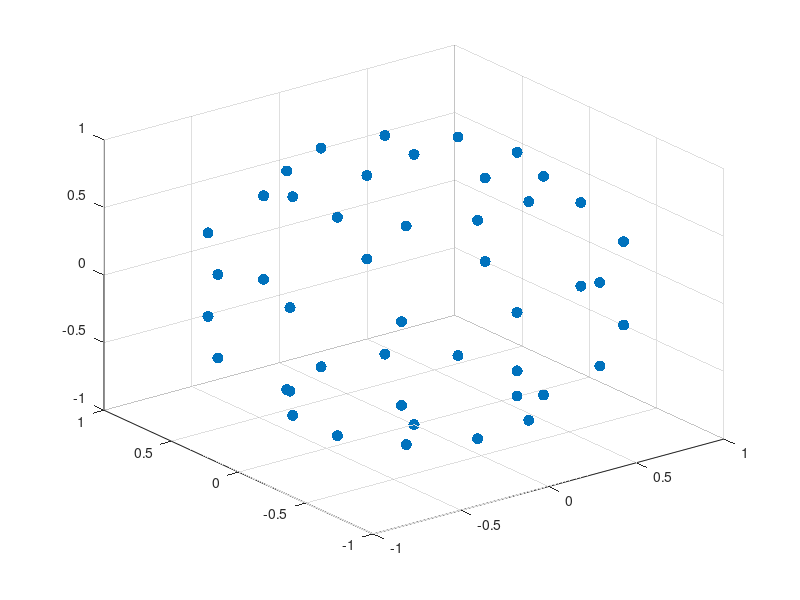

Source code (MATLAB):
function test_points_distribution
        global N; N = 6^2 * 4; # N=k * k * 4, k - some integer
        plot_points();
end

function gm = gamma1(theta, phi)
        gm = [sin(theta)*cos(phi); sin(theta)*sin(phi); cos(theta)];
end

function gm = gamma2(theta, phi)
        gm = 0.5 * [sin(theta)*cos(phi); sin(theta)*sin(phi); cos(theta)];
end


function src_pnts = get_source_points()
        global N;

        count = sqrt(N / 4);
        ii = 1;
        for theta = linspace(0, pi, count)
                for phi = linspace(0, 2 * pi, 2 * count)
                        src_pnts(:, ii) = 2 * gamma1(theta, phi);
                        src_pnts(:, ii + N / 2) = 0.8 * gamma2(theta, phi);
                        ii += 1;
                end
        end
end

function [coll_pnts] = get_collocation_points(gamma, nu)
        global N;
        count = sqrt(N / 4); ii = 1;
        for theta = linspace(0, pi, count)
                for phi = linspace(0, 2 * pi, 2 * count)
                        coll_pnts(:, ii) = gamma(theta, phi);
                        ii += 1;
                end
        end
end

function plot_points()
##        yy = get_source_points();
##        scatter3(yy(1, :), yy(2, :), yy(3, :), 64, 'filled');
##        hold on;
        xx = get_collocation_points(@gamma1);
        scatter3(xx(1, :), xx(2, :), xx(3, :), 64, 'filled');
end


##[x, y, z] = sphere (40);
##surf (3*x, 3*y, 3*z);
##axis equal;
##title ("sphere of radius 3");


